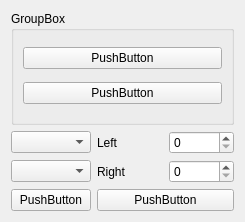
<?xml version="1.0" encoding="UTF-8"?>
<ui version="4.0">
 <class>FormHistogram</class>
 <widget class="QWidget" name="FormHistogram">
  <property name="geometry">
   <rect>
    <x>0</x>
    <y>0</y>
    <width>245</width>
    <height>222</height>
   </rect>
  </property>
  <property name="windowTitle">
   <string>Form</string>
  </property>
  <layout class="QGridLayout" name="gridLayout">
   <item row="0" column="0" colspan="3">
    <widget class="QGroupBox" name="groupBox">
     <property name="title">
      <string>GroupBox</string>
     </property>
     <layout class="QVBoxLayout" name="verticalLayout">
      <item>
       <widget class="QPushButton" name="pushButton">
        <property name="text">
         <string>PushButton</string>
        </property>
       </widget>
      </item>
      <item>
       <widget class="QPushButton" name="pushButton_2">
        <property name="text">
         <string>PushButton</string>
        </property>
       </widget>
      </item>
     </layout>
    </widget>
   </item>
   <item row="1" column="0">
    <widget class="QComboBox" name="comboBox"/>
   </item>
   <item row="1" column="1">
    <widget class="QLabel" name="label">
     <property name="text">
      <string>Left</string>
     </property>
    </widget>
   </item>
   <item row="1" column="2">
    <widget class="QSpinBox" name="spinBox"/>
   </item>
   <item row="2" column="0">
    <widget class="QComboBox" name="comboBox_2"/>
   </item>
   <item row="2" column="1">
    <widget class="QLabel" name="label_2">
     <property name="text">
      <string>Right</string>
     </property>
    </widget>
   </item>
   <item row="2" column="2">
    <widget class="QSpinBox" name="spinBox_2"/>
   </item>
   <item row="3" column="0">
    <widget class="QPushButton" name="pushButton_3">
     <property name="text">
      <string>PushButton</string>
     </property>
    </widget>
   </item>
   <item row="3" column="1" colspan="2">
    <widget class="QPushButton" name="pushButton_4">
     <property name="text">
      <string>PushButton</string>
     </property>
    </widget>
   </item>
  </layout>
 </widget>
 <resources/>
 <connections/>
</ui>
